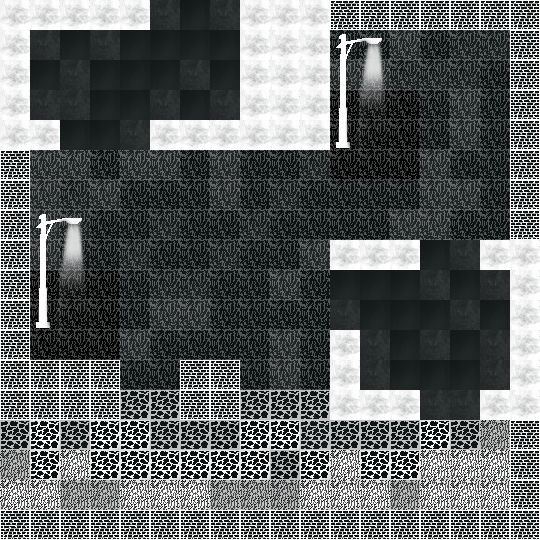

A level layout from a 2D game, rendered from its tile map. Below: a short description, then the map file with its tile-grid data intact:
An orthogonal 18x18 tile map with 30x30 px tiles, 4 tile layers (Background, Details 50, Details, Walls).

<map version="1.5" tiledversion="1.6.0" orientation="orthogonal" renderorder="right-down" width="18" height="18" tilewidth="30" tileheight="30" infinite="0" nextlayerid="5" nextobjectid="1">
 <editorsettings>
  <export target="Level2.json" format="json" />
 </editorsettings>
 <tileset firstgid="1" name="VignetteEscapeTileSet" tilewidth="30" tileheight="30" tilecount="324" columns="18">
  <image source="VignetteEscapeTileSet.png" trans="ff00ff" width="540" height="540" />
 </tileset>
 <layer id="1" name="Background" width="18" height="18">
  <data encoding="csv">
138,139,140,141,138,288,288,288,142,142,142,142,142,142,142,142,142,142,
138,288,288,288,288,288,288,288,142,160,160,160,160,288,160,252,252,160,
138,288,288,288,288,288,288,288,142,178,178,288,288,252,252,252,178,178,
138,288,288,288,288,288,288,288,142,196,196,208,208,208,192,288,192,196,
138,139,288,288,288,138,139,140,141,142,214,208,208,208,192,288,192,214,
138,288,288,141,288,288,138,288,192,192,252,208,208,208,288,192,192,232,
138,288,252,288,192,192,156,288,192,252,192,192,192,160,288,288,192,250,
138,288,252,192,192,252,192,192,252,192,192,176,177,288,288,192,192,250,
138,288,192,192,252,192,192,252,192,192,288,194,195,196,288,288,249,250,
138,208,208,208,192,252,252,192,192,288,192,288,288,288,288,288,288,250,
138,208,208,208,194,288,288,192,192,192,192,288,288,288,288,288,288,250,
138,208,208,208,288,194,194,194,192,288,194,248,288,288,288,288,288,250,
156,156,156,156,156,156,156,156,156,288,156,156,288,288,288,288,288,250,
174,174,174,174,324,324,174,174,324,324,324,174,174,246,288,288,249,250,
324,324,324,324,324,324,324,324,324,324,324,324,324,324,324,324,320,250,
320,324,320,324,324,324,324,324,324,324,324,320,324,324,320,320,320,250,
320,320,320,320,320,320,320,320,320,320,320,320,320,320,320,320,320,250,
246,246,246,246,246,246,246,246,246,246,246,246,246,246,247,248,249,250
</data>
 </layer>
 <layer id="3" name="Details 50" width="18" height="18" opacity="0.29">
  <data encoding="csv">
0,0,0,0,0,0,0,0,0,0,0,0,0,0,0,0,0,0,
0,0,0,0,0,0,0,0,0,252,0,322,322,322,322,322,322,0,
0,0,0,0,0,0,0,0,0,252,0,322,322,322,322,322,322,0,
0,0,0,0,0,0,0,0,0,252,0,322,322,322,322,322,322,0,
0,0,0,0,0,0,0,0,0,0,0,322,322,322,322,322,322,0,
0,322,322,322,322,322,322,322,322,322,322,322,322,322,322,322,322,0,
0,322,322,322,322,322,322,322,322,322,322,322,322,322,322,322,322,0,
0,322,322,322,322,322,322,322,322,322,322,322,322,322,322,322,322,0,
0,322,322,322,322,322,322,322,322,322,322,0,0,0,0,0,0,0,
0,322,322,322,322,322,322,322,322,322,322,0,0,0,0,0,0,0,
0,322,322,322,322,322,322,322,322,322,322,0,0,0,0,0,0,0,
0,322,322,322,322,322,322,322,322,322,322,0,0,0,0,0,0,0,
0,0,0,0,322,322,0,0,322,322,322,0,0,0,0,0,0,0,
0,0,0,0,252,252,0,0,252,252,252,0,0,0,0,0,0,0,
252,208,252,208,208,252,252,192,208,208,288,252,252,252,208,252,252,0,
252,208,208,208,208,208,208,208,208,192,208,208,208,208,208,208,208,0,
208,208,252,252,208,208,208,252,252,192,208,208,208,252,208,208,208,0,
0,0,0,0,0,0,0,0,0,0,0,0,302,302,302,302,302,302
</data>
 </layer>
 <layer id="4" name="Details" width="18" height="18">
  <data encoding="csv">
0,0,0,0,0,0,252,0,0,0,0,0,0,0,0,0,0,0,
0,0,252,0,252,252,252,252,0,0,0,255,256,0,0,0,0,0,
0,252,0,252,252,252,0,252,0,0,0,273,274,0,0,0,0,0,
0,0,0,252,252,0,252,0,0,0,0,291,292,0,0,0,0,0,
0,0,252,252,0,0,0,0,0,0,0,309,310,0,0,0,0,0,
0,0,0,0,0,0,0,0,0,0,0,0,0,0,0,0,0,0,
0,0,0,0,0,0,0,0,0,0,0,0,0,0,0,0,0,0,
0,255,256,0,0,0,0,0,0,0,0,0,0,0,0,0,0,0,
0,273,274,0,0,0,0,0,0,0,0,0,0,0,252,0,0,0,
0,291,292,0,0,0,0,0,0,0,0,252,252,252,0,252,0,0,
0,309,310,0,0,0,0,0,0,0,0,0,252,252,252,0,252,0,
0,0,0,0,0,0,0,0,0,0,0,0,0,252,0,252,0,0,
0,0,0,0,0,0,0,0,0,0,0,0,0,252,252,252,0,0,
0,0,0,0,0,0,0,0,0,0,0,0,0,0,0,0,0,0,
0,0,0,0,0,0,0,0,0,0,0,0,0,0,0,0,0,0,
0,0,0,0,0,0,0,0,0,0,0,0,0,0,0,0,0,0,
0,0,0,0,0,0,0,0,0,0,0,0,0,0,0,0,0,0,
0,0,0,0,0,0,0,0,0,0,0,0,0,0,0,0,0,0
</data>
 </layer>
 <layer id="2" name="Walls" width="18" height="18">
  <properties>
   <property name="collides" type="bool" value="false" />
  </properties>
  <data encoding="csv">
301,301,301,301,301,0,0,0,301,301,301,302,302,302,302,302,302,302,
301,0,0,0,0,0,0,0,301,301,301,0,0,0,0,0,0,302,
301,0,0,0,0,0,0,0,301,301,301,0,0,0,0,0,0,302,
301,0,0,0,0,0,0,0,301,301,301,0,0,0,0,0,0,302,
301,301,0,0,0,301,301,301,301,301,301,0,0,0,0,0,0,302,
302,0,0,0,0,0,0,0,0,0,0,0,0,0,0,0,0,302,
302,0,0,0,0,0,0,0,0,0,0,0,0,0,0,0,0,302,
302,0,0,0,0,0,0,0,0,0,0,0,0,0,0,0,0,302,
302,0,0,0,0,0,0,0,0,0,0,301,301,301,0,0,301,301,
302,0,0,0,0,0,0,0,0,0,0,0,0,0,0,0,0,301,
302,0,0,0,0,0,0,0,0,0,0,0,0,0,0,0,0,301,
302,0,0,0,0,0,0,0,0,0,0,301,0,0,0,0,0,301,
302,302,302,302,0,0,302,302,0,0,0,301,0,0,0,0,0,301,
302,302,302,302,0,0,302,302,0,0,0,301,301,301,0,0,301,301,
0,0,0,0,0,0,0,0,0,0,0,0,0,0,0,0,0,302,
0,0,0,0,0,0,0,0,0,0,0,0,0,0,0,0,0,302,
0,0,0,0,0,0,0,0,0,0,0,0,0,0,0,0,0,302,
302,302,302,302,302,302,302,302,302,302,302,302,302,302,302,302,302,302
</data>
 </layer>
</map>
